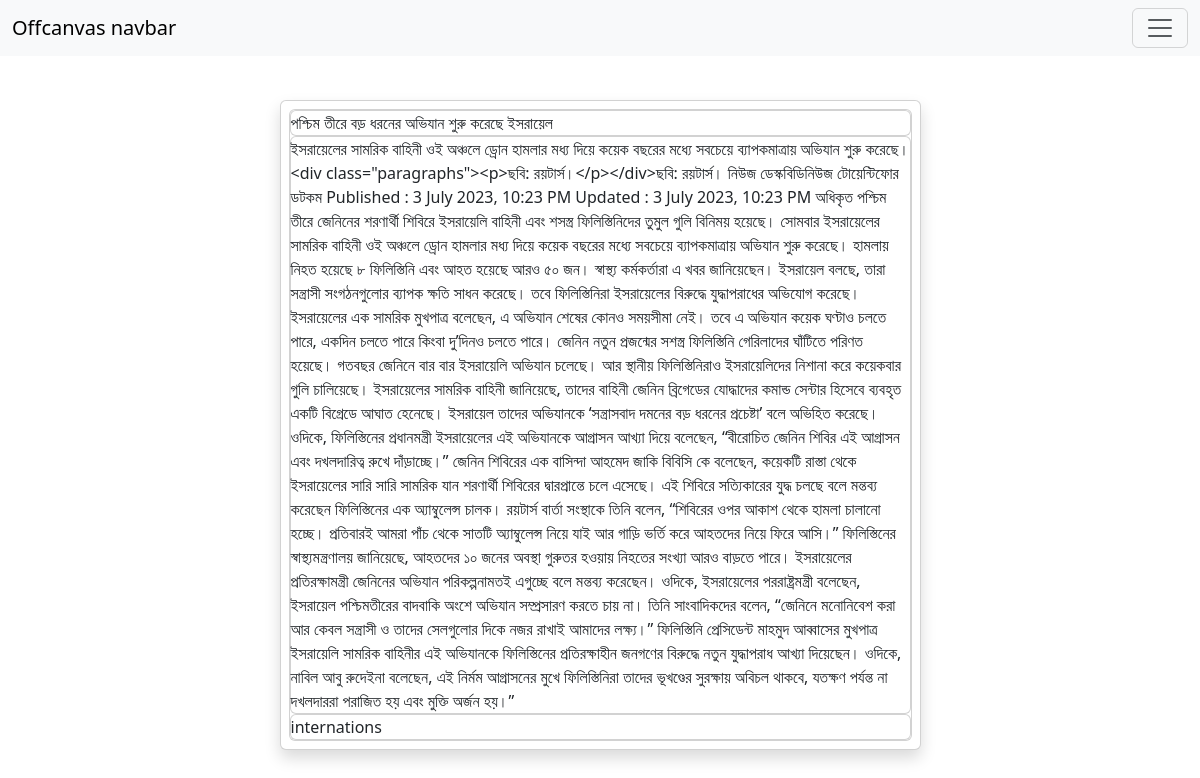
The app's page /ArticleView/2 with its own data.
### newa/models.py (models this page shows, shortened)
class Content(models.Model):
    title = models.CharField(max_length=200)
    image = models.ImageField(upload_to='international image')
    content = models.TextField()
    category = models.ForeignKey(Category, on_delete=models.CASCADE)
    created_at = models.DateTimeField(auto_now_add=True)

class Category(models.Model):
    name = models.CharField(max_length=100)
    main_category = models.ForeignKey('self', on_delete=models.CASCADE,  blank= True, null= True)
    def __str__(self):
        return self.name

### crude_app_f/views.py (the view)
# urls.py: path('ArticleView/<pk>', views.ArticleView, name = 'ArticleView'),
def ArticleView(request, pk):
    article = Content.objects.get(pk=pk)
    context = {
        'article': article
    }
    return render(request, 'article/article-view.html', context)

### newa/context_processors.py (called while the page is built)
def categories(request):
    category = Category.objects.filter(main_category=None)
    context = {
        'category': category
    }
    return context

### crude_app_f/templates/article/article-view.html
{% extends 'crudeapi/base.html' %}
{% block dashboard %}
<div class="container" style="margin-top: 100px;">
    <div class="row">
        <div class="col-7 mx-auto">
            <div class="card shadow p-2">
                <div class="card">
                    <div class="card">{{ article.title }}</div>
                    <div class="card">{{ article.content }}</div>
                    <div class="card">{{ article.category }}</div>
                </div>
            </div>
    </div>
</div>
{% endblock dashboard %}

### records on screen
Content: title "পশ্চিম তীরে বড় ধরনের অভিযান শুরু করেছে ইসরায়েল", content "ইসরায়েলের সামরিক বাহিনী ওই অঞ্চলে ড্রোন হামলার মধ্য দিয়ে কয়েক বছরের মধ্যে সবচেয়ে ব্যাপকমাত্রায় অভিযান শুরু করেছে। <div class=\"paragraphs\"><p>ছবি: রয়টার্স।</p></div>ছবি: রয়টার্স। নিউজ ডেস্কবিডিনিউজ টোয়েন্টিফোর ডটকম Published : 3 July 2023, 10:23 PM Updated : 3 July 2023, 10:23 PM অধিকৃত পশ্চিম তীরে জেনিনের শরণার্থী শিবিরে ইসরায়েলি বাহিনী এবং শসস্ত্র ফিলিস্তিনিদের তুমুল গুলি বিনিময় হয়েছে। সোমবার ইসরায়েলের সামরিক বাহিনী ওই অঞ্চলে ড্রোন হামলার মধ্য দিয়ে কয়েক বছরের মধ্যে সবচেয়ে ব্যাপকমাত্রায় অভিযান শুরু করেছে। হামলায় নিহত হয়েছে ৮ ফিলিস্তিনি এবং আহত হয়েছে আরও ৫০ জন। স্বাস্থ্য কর্মকর্তারা এ খবর জানিয়েছেন। ইসরায়েল বলছে, তারা সন্ত্রাসী সংগঠনগুলোর ব্যাপক ক্ষতি সাধন করেছে। তবে ফিলিস্তিনিরা ইসরায়েলের…", category "internations"
